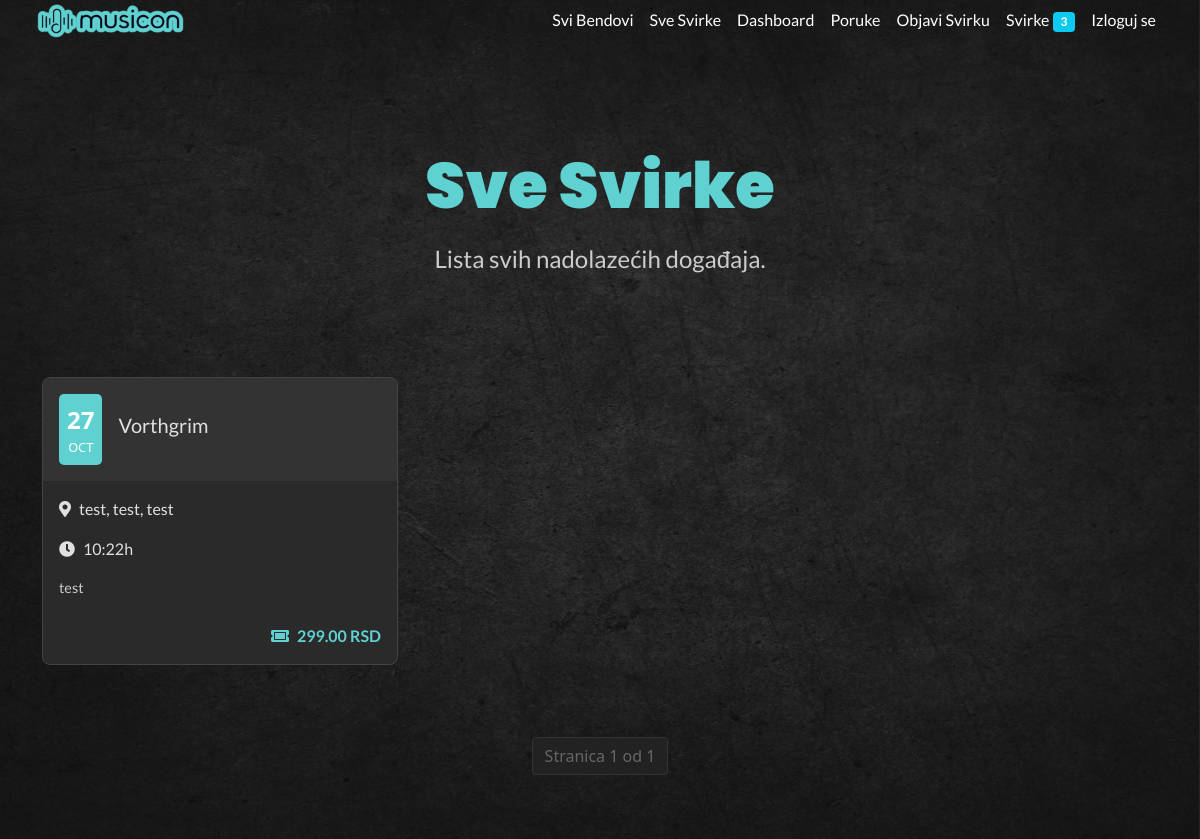
Page /gigs/ (signed in) on the committed database.
### core/models.py (models this page shows, shortened)
class AddGigDate(models.Model):
    user = models.ForeignKey(User, on_delete=models.CASCADE)
    local_name = models.CharField(max_length=100)
    city = models.CharField(max_length=100)
    country = models.CharField(max_length=100)
    date = models.DateField()
    time = models.TimeField()
    description = models.TextField()
    price = models.DecimalField(max_digits=10, decimal_places=2)

class BandProfile(models.Model):
    user = models.OneToOneField(User, on_delete=models.CASCADE)
    name = models.CharField(max_length=100)
    profile_picture = models.ImageField(upload_to='profile_pictures/', null=True, blank=True)
    city = models.CharField(max_length=100, blank=True)
    country = models.CharField(max_length=100, blank=True)
    bio = models.TextField(blank=True)
    genres = models.CharField(max_length=255, blank=True, help_text="Odvojite žanrove zarezom.")
    influences = models.TextField(blank=True)
    looking_for_members = models.BooleanField(default=False)
    needed_members_description = models.TextField(blank=True, help_text="Opišite koga tražite...")
    available_for_gigs = models.BooleanField(default=True)
    song1 = models.FileField(upload_to='bend_songs/', null=True, blank=True)
    song2 = models.FileField(upload_to='bend_songs/', null=True, blank=True)
    contact_email = models.EmailField(blank=True)
    spotify_link = models.URLField(blank=True)
    youtube_link = models.URLField(blank=True)
    facebook_link = models.URLField(blank=True)
    instagram_link = models.URLField(blank=True)
    created_at = models.DateTimeField(auto_now_add=True)
    updated_at = models.DateTimeField(auto_now=True)

### core/views.py (the view)
# urls.py: path('gigs/', views.all_gigs_view, name='all_gigs'),
def all_gigs_view(request):
    today = timezone.now().date()
    gig_list = AddGigDate.objects.filter(date__gte=today).select_related('user__bandprofile').order_by('date', 'time')
    paginator = Paginator(gig_list, 6)
    page_number = request.GET.get('page')
    page_obj = paginator.get_page(page_number)
    context = {'page_obj': page_obj}
    return render(request, 'core/all_gigs.html', context)

### core/context_processors.py (called while the page is built)
def dashboard_data(request):
    if not request.user.is_authenticated:
        return {}
    all_messages = []
    unread_message_count = 0
    try:
        if request.user.bandprofile:
            profile = request.user.bandprofile
            all_messages = SendMessageToBand.objects.filter(band_profile=profile).order_by('-created_at')
    except Exception:
        pass
    gigs_scheduled = AddGigDate.objects.filter(user=request.user).order_by('date')
    return {
        'messages_received': all_messages,
        'gigs_scheduled': gigs_scheduled,
    }

### core/templates/core/all_gigs.html (shortened to what this page needs)
{% extends "core/layout.html" %}
{% load static %}
{% block content %}
<div class="bg-container">
    <div class="bg-overlay"></div>
    <div class="content-above-overlay container py-5">
        <div class="page-header text-center">
            <h1 class="title">Sve Svirke</h1>
            <p class="hero-subtitle">Lista svih nadolazećih događaja.</p>
        </div>
        <div class="row mt-5">
            {% for gig in page_obj %}
            <div class="col-md-6 col-lg-4 mb-4">
                <div class="gig-card">
                    <div class="gig-card-header">
                        <div class="gig-card-date">
                            <span class="day">{{ gig.date|date:"d" }}</span>
                            <span class="month">{{ gig.date|date:"M" }}</span>
                        </div>
                        <h5 class="gig-card-title">
                            {% if gig.user.bandprofile %}{{ gig.user.bandprofile.name }}{% else %}{{ gig.user.username }}{% endif %}
                        </h5>
                    </div>
                    <div class="gig-card-body">
                        <p class="gig-card-location"><i class="fas fa-map-marker-alt me-2"></i>{{ gig.local_name }}, {{ gig.city }}, {{ gig.country }}</p>
                        <p class="gig-card-time"><i class="fas fa-clock me-2"></i>{{ gig.time|time:"H:i" }}h</p>
                        {% if gig.description %}<p class="gig-card-description">{{ gig.description }}</p>{% endif %}
                        <hr class="my-2" style="border-color: #444;">
                        <p class="gig-card-price">{% if gig.price > 0 %}<i class="fas fa-ticket-alt me-2"></i>{{ gig.price|floatformat:2 }} RSD{% else %}<i class="fas fa-ticket-alt me-2"></i>Besplatan ulaz{% endif %}</p>
                    </div>
                </div>
            </div>
            {% empty %}
            <p class="text-center text-muted mt-5">Trenutno nema najavljenih svirki.</p>
            {% endfor %}
        </div>
        <nav class="pagination-container">
            <ul class="pagination justify-content-center">
                <li class="page-item disabled"><span class="page-link">Stranica {{ page_obj.number }} od {{ page_obj.paginator.num_pages }}</span></li>
            </ul>
        </nav>
    </div>
</div>
{% endblock content %}

### static/scss/style.css (style rules this page uses)
:root { --primary-text: #E0E0E0; --accent: rgb(96, 209, 209); --accent-hover: #2ca9a9; --bg: #111827; --blue: #2ca9a9; --accent: rgb(96, 209, 209); --accent-hover: rgb(44, 169, 169); --bg: #1a1a1a; --blue: rgb(96, 209, 209); --white: #fff; --grey:#aaa; --black: #000; --dark-grey: #090909; }
* { padding: 0; margin: 0; box-sizing: border-box; }
html, body { background-color: #111827; background-color: var(--bg); font-family: "Lato", sans-serif; }
h1, h2 { color: var(--accent); font-family: "Poppins", sans-serif; }
h3, h4, h5, h6, p, a, text { color: var(--primary-text); font-family: "Lato", sans-serif; }
.title { font-size: 4rem; font-weight: 900; color: var(--accent); }
.hero-subtitle { font-size: 1.5rem; margin-top: 1rem; margin-bottom: 2rem; color: #ccc; }
.gig-card { background-color: #2a2a2a; border: 1px solid #444; border-radius: 8px; transition: all 0.3s ease; overflow: hidden; }
.gig-card-header { padding: 1rem; display: flex; align-items: center; background-color: #333; }
.gig-card-date { background-color: var(--accent); color: var(--white); border-radius: 5px; padding: 0.5rem; text-align: center; margin-right: 1rem; }
.gig-card-date .day { display: block; font-size: 1.5rem; font-weight: 700; }
.gig-card-date .month { display: block; font-size: 0.8rem; text-transform: uppercase; }
.gig-card-body { padding: 1rem; }
.gig-card-body .gig-card-description { font-size: 0.9rem; color: #ccc; margin-top: 0.5rem; }
.gig-card-body .gig-card-price { font-weight: 700; color: var(--accent); margin-bottom: 0; text-align: right; }
.bg-container { background-image: url("../images/bg-1.jpg"); background-size: cover; background-position: center; background-attachment: fixed; position: relative; min-height: 100vh; width: 100%; }
.bg-overlay { position: absolute; top: 0; left: 0; width: 100%; height: 100%; background-color: rgba(26, 26, 26, 0.6); z-index: 1; }
.content-above-overlay { position: relative; z-index: 2; }
.page-header { padding-top: 100px; padding-bottom: 20px; }
.pagination-container { margin-top: 3rem; }
.pagination .page-item .page-link { background-color: #2a2a2a; border-color: #444; color: var(--primary-text); margin: 0 5px; border-radius: 4px; }
.pagination .page-item.disabled .page-link { background-color: #222; border-color: #333; color: #666; }

### rows in the picture
AddGigDate: date "27", date "OCT", user.bandprofile.name "Vorthgrim", local_name "test", city "test", country "test", time "10:22", description "test", price "299.00"

### other values in the picture
{{ gigs_scheduled.count }} "3"
{{ page_obj.number }} "1"
{{ page_obj.paginator.num_pages }} "1"
